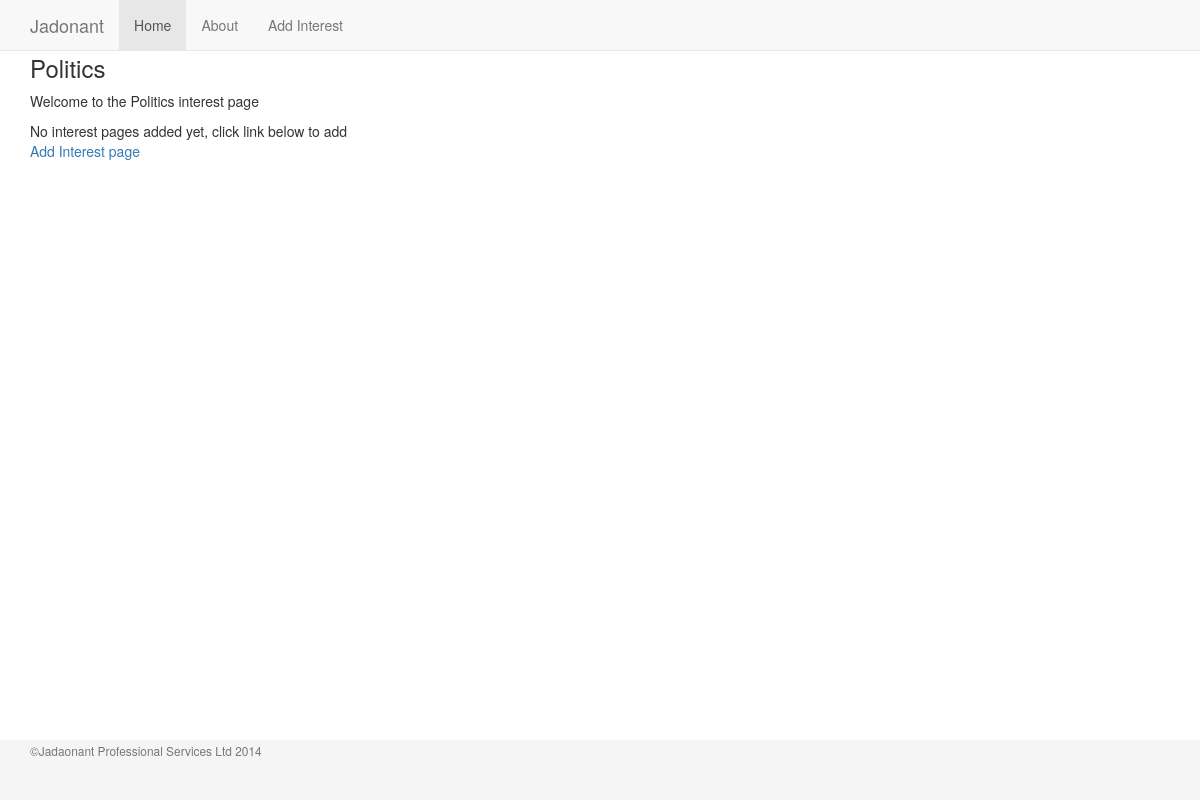
Before: /Politics with the older database file.
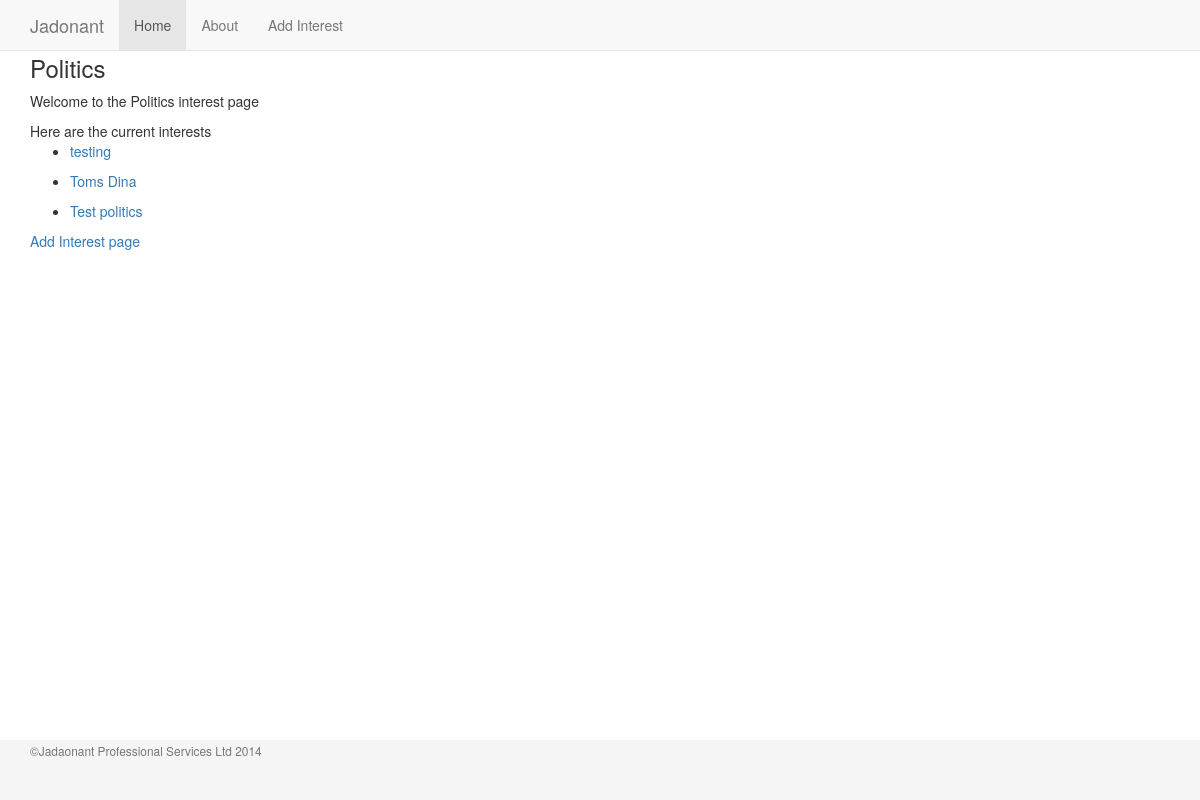
After: the same page with the newer database file.
### app/models.py (models this page shows, shortened)
class Category(db.Model):
    __tablename__ = 'category'
    id = db.Column(db.Integer, db.Sequence('category_id'), primary_key=True)
    name = db.Column(db.String(50), unique=True)
    category_interests = db.relationship('Interests', backref = 'category', lazy = 'dynamic')

class Interests(db.Model):
    __tablename__ = 'interests'
    id = db.Column(db.Integer, db.Sequence('interest_id'), primary_key=True)
    title = db.Column(db.String(100))
    url = db.Column(db.String(100))
    category_id = db.Column(db.Integer, db.ForeignKey('category.id')) #remove _id from category

### app/views.py (the view)
@app.route('/<path:category_name>')
def category_name(category_name):
    category = decode_url(category_name)
    test_cat = db.session.query(Category).filter_by(name=category).first()
    category_pages = db.session.query(Interests).filter(Interests.category_id == test_cat.id).all()
    return render_template('category.html', category=category, category_pages=category_pages, title=category)

### app/views.py (called while the page is built)
def decode_url(category_name_url):
    return urllib.unquote(category_name_url)

@app.template_filter()
def get_current_year(*args):
    current_date = datetime.now()
    year = current_date.year
    return year

### app/templates/category.html
{% extends 'base1.html' %}
{% block content %}
  <h3>{{category}}</h3>
  <p>Welcome to the {{category}} interest page</p>
    {% if category_pages != [] %}
    Here are the current interests
    {% for pages in category_pages %}
    <ul>
        <li><a href="{{pages.url}}" target="_blank">{{pages.title}}</a></li>
    </ul>
    {% endfor %}
    {% else %}
    <div id="no_results">
        No interest pages added yet, click link below to add
    </div>
    {% endif %}
  <p><a href="/add_page">Add Interest page</a></p>
{% endblock %}

Changed rows visible on the page:
now on this page (row unchanged): Interests: title "testing"
now on this page (row unchanged): Interests: title "Toms Dina"
added Interests: title "Test politics"
Other visible differences:
text no longer shown: "No interest pages added yet, click link below to add"
text now shown: "Here are the current interests"
